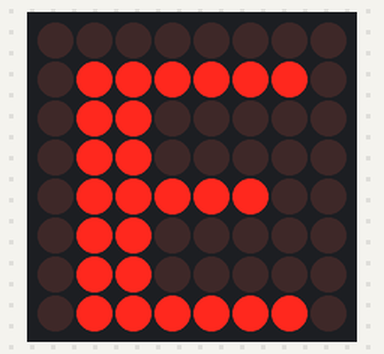
This sketch was run on a simulated Arduino Uno, built with avr-gcc and run on an emulated ATmega328P. On the bench: 8×8 LED matrix.

Above: at 0.1 s.
At 0.6 s:
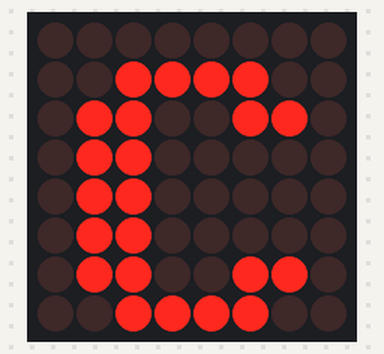
At 1.1 s:
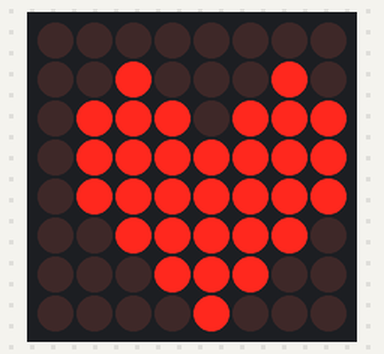

Measured:
- by itself, everything shown: repeats every 1.5 s, in 3 steps
- what the display in image 1 shows lasts 0.5 s, from 0.5 s to 1.0 s

The sketch:

exemploeclove.ino
```cpp
/* Exemplo de utilização de Matrix 8x8 de Led com MAX7219
 * Utilizado: Arduino Uno e Matriz 8x8 de Led
 * Autor: Yhan Christian Souza Silva - Data: 06/05/2017
 */

// -- Biblioteca auxiliar --

#include <LedControl.h>

#define din  12
#define clk  11
#define cs   10

// -- Cria-se objeto lc, com 1 matriz led --

LedControl lc= LedControl(din,clk,cs, 1);

// -- Variáveis globais --

int i = 0;

// -- Cria-se array com caracteres E,C e um coração --
const byte IMAGES[][8] = {
{
  B00000000,
  B01111110,
  B01100000,
  B01100000,
  B01111100,
  B01100000,
  B01100000,
  B01111110
},{
  B00000000,
  B00111100,
  B01100110,
  B01100000,
  B01100000,
  B01100000,
  B01100110,
  B00111100
},{
  B00000000,
  B00100010,
  B01110111,
  B01111111,
  B01111111,
  B00111110,
  B00011100,
  B00001000
}};

const int IMAGES_LEN = sizeof(IMAGES)/8;


// -- Configurações iniciais do display --

void setup() {
  lc.shutdown(0, false);
  lc.setIntensity(0, 8);
  lc.clearDisplay(0);
}

// -- Função para exibição de caracteres --

void displayImage(const byte* image) {
  for (int i = 0; i < 8; i++) {
    for (int j = 0; j < 8; j++) {
      lc.setLed(0, i, j, bitRead(image[i], 7 - j));
    }
  }
}


// -- Loop infinito c/ delay para troca de caracteres de 500ms --

void loop() {
  displayImage(IMAGES[i]);
  if (++i >= IMAGES_LEN ) {
    i = 0;
  }
  delay(500);
}
```
